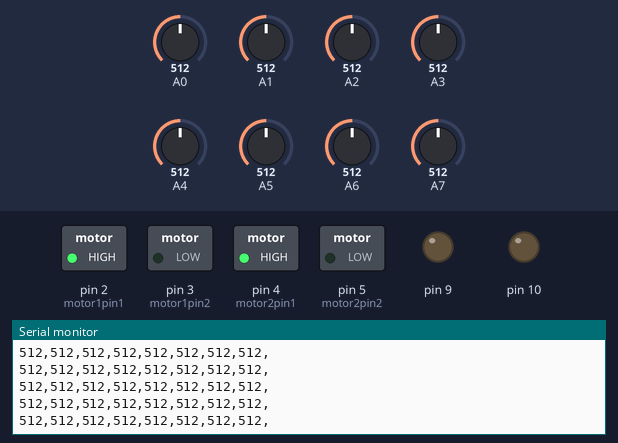
Simulated run of this sketch. Board: Arduino Nano, built with avr-gcc and run on an emulated ATmega328P. Parts: switched loads named in the sketch (green lamp = pin HIGH), output pins drawn as LEDs (lit = HIGH), the last lines printed to the serial monitor. Inputs (shaded band) come from the test bench; at power-on: A0 = 512, A1 = 512, A2 = 512, A3 = 512, A4 = 512, A5 = 512, A6 = 512, A7 = 512.

Above: at 1.2 s.
1.3 s: A0 set to 108
At 2.4 s:
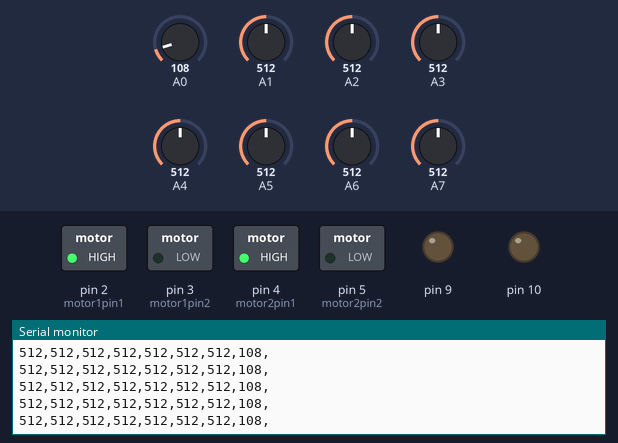
4.3 s: A0 set to 95
At 5.4 s:
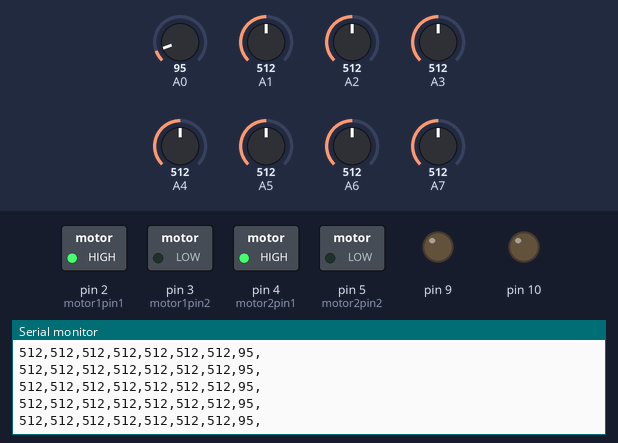

Measured:
- after the input at 1.3 s, the serial monitor: prints a new line after 0.08 s (image 1)
- after the input at 4.3 s, the serial monitor: prints a new line after 0.09 s (image 2)

The sketch:

line-following-vroomba.ino
```cpp
#define THRESHOLD 900

const int Kp = 200;
const int Kd = 130;

int rawSensors[] = {0,0,0,0,0,0,0,0};
int ledOutput[] = {2,3,4,5,6,7,8,9};
bool done = 0;
int lastSeen = 0;

/*
Interface to L298N module

Arduino | L298N Module
-----------------------
  D2          IN1
  D3          IN2
  D4          IN3
  D5          IN4
  D9          ENA
  D10         ENB

*/
int motor1pin1 = 2;
int motor1pin2 = 3;

int motor2pin1 = 4;
int motor2pin2 = 5;

float errorWeights[] = {-3, -2, -1, -0.1, 0.1, 1, 2, 3};

const int baseSpeed = 150;
int previousError = 0;

void setup() {
  Serial.begin(9600);

  pinMode(motor1pin1, OUTPUT);
  pinMode(motor1pin2, OUTPUT);
  pinMode(motor2pin1,  OUTPUT);
  pinMode(motor2pin2, OUTPUT);
  // analog output for motor speed
  pinMode(9,  OUTPUT);
  pinMode(10, OUTPUT);

  // configured to move forward - always
  digitalWrite(motor1pin1,  HIGH);
  digitalWrite(motor1pin2, LOW);

  digitalWrite(motor2pin1, HIGH);
  digitalWrite(motor2pin2, LOW);

  // delay(3000);
}

void loop() {
  // sense environment
  sense();
  // move
  move();
  delay(10);
}

// read raw photo transistor data
void sense(){
  rawSensors[0] = analogRead(A7);
  rawSensors[1] = analogRead(A6);
  rawSensors[2] = analogRead(A5);
  rawSensors[3] = analogRead(A4);
  rawSensors[4] = analogRead(A3);
  rawSensors[5] = analogRead(A2);
  rawSensors[6] = analogRead(A1);
  rawSensors[7] = analogRead(A0);

  // output data for sensors
  for (int i = 0; i < 8; i++){
    Serial.print(rawSensors[i]);Serial.print(",");
  }
  Serial.println("");


}

void move(){

  if (!done){

    // analyze sensors
    int cnt = 0;
    float error = 0;
    for (int i = 0; i < 8; i++){
      // Dark line is detected!
      if (rawSensors[i] < THRESHOLD){
        error += errorWeights[i];
        cnt += 1;
      }
    }

    if (cnt == 0) {
      Serial.print("CANT SEE! ");
    // Line lost — recover based on last seen direction
      if (lastSeen == 1) {
        // Spin left
        analogWrite(9, 0);
        analogWrite(10, baseSpeed);
        Serial.println("going left");
      } else {
        // Spin right
        analogWrite(9, baseSpeed);
        analogWrite(10, 0);
        Serial.println("going right");
      }
    }
    // reached the end (all leds detect dark color)
    else if (cnt == 8){
      done = 1;
      return;

    }
    // perform PID controller
    else{
      int derivative = error - previousError;
      int correction = (Kp * error) + (Kd * derivative);
      previousError = error;

      if (error < 0) {
        lastSeen = -1; // more black on left
      } else if (error > 0) {
        lastSeen = 1;  // more black on right
      }

      int leftSpeed = constrain(baseSpeed - correction, 0, 255);
      int rightSpeed = constrain(baseSpeed + correction, 0, 255);

      Serial.print(correction);Serial.print(",");Serial.print(leftSpeed);Serial.print(",");Serial.println(rightSpeed);
      analogWrite(9, leftSpeed); //ENA  pin
      analogWrite(10, rightSpeed); //ENB pin
    }
  }
  // don't move
  else{
    analogWrite(9, 0); // ENA  pin
    analogWrite(10, 0); //ENB pin

  }

}
```
